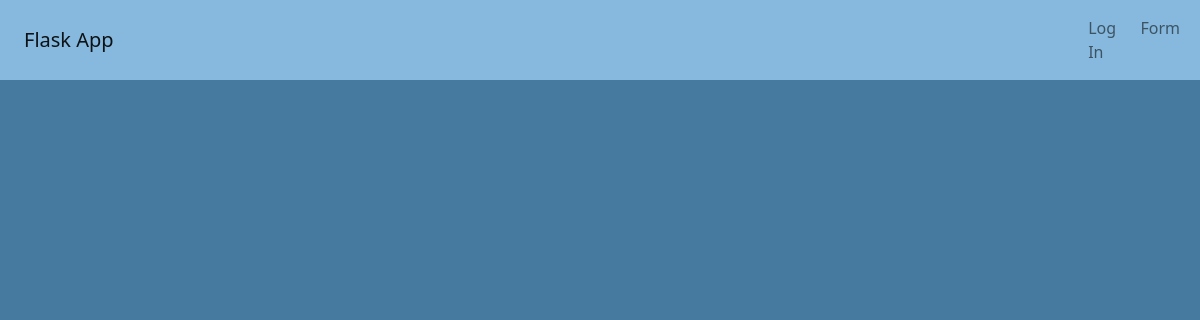
The app's page /user/nityaa, older data.
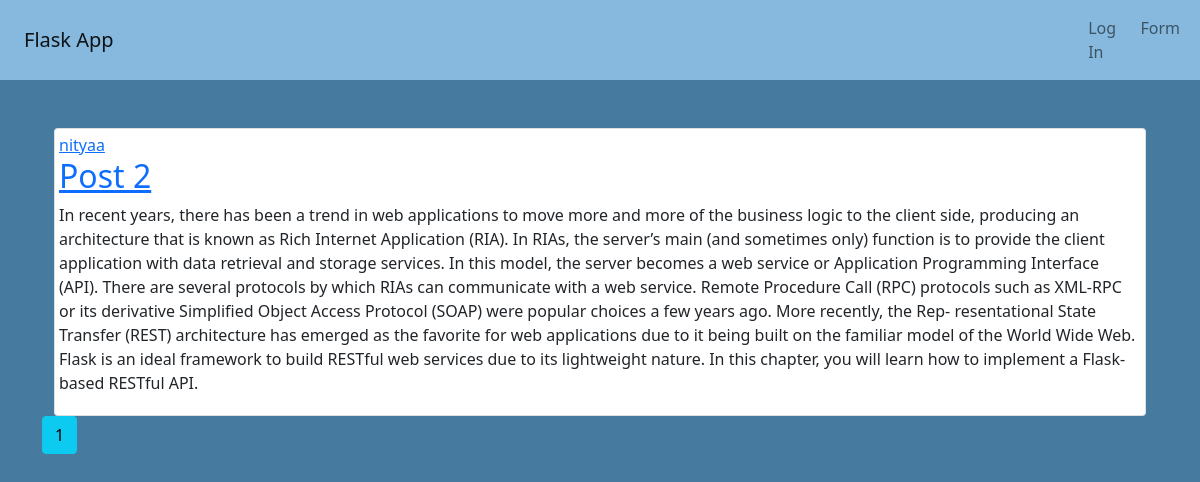
The same page, newer data.
### mainApp/models.py (models this page shows, shortened)
class Post(db.Model):
    id = db.Column(db.Integer, primary_key=True)
    title = db.Column(db.String(100))
    content = db.Column(db.Text)
    user_id = db.Column(db.Integer, db.ForeignKey('user.id'))

class User(db.Model, UserMixin):
    id = db.Column(db.Integer, primary_key=True)
    username = db.Column(db.String(20), unique=True)
    email = db.Column(db.String(120), unique=True)
    image_file = db.Column(db.String(20), default='default.jpg')
    password = db.Column(db.String(60))
    posts = db.relationship('Post', backref='author', lazy=True)

### mainApp/users/routes.py (the view)
@users.route("/user/<string:username>")
def user_post(username):
    page=request.args.get('page',1, type=int)
    user=User.query.filter_by(username=username).first_or_404()
    posts=Post.query.filter_by(author=user)\
        .paginate(per_page=2, page=page)
    return render_template('user_post.html', posts=posts, user=user)

### mainApp/templates/user_post.html (shortened to what this page needs)
{% extends "base.html" %}
{% block content %}
{% for post in posts.items %}
<div class="container mt-5 d-flex justify-content-center">
<div class= "card p-1 mx-auto">
<article class="media content-section">
  <div class="media-body">
    <div class="article-metadata">
      <a class="mr-2" href="{{ url_for('users.user_post', username=post.author.username)}}">{{ post.author.username }}</a>
    </div>
    <h2><a class="article-title" href="{{ url_for('posts.post', post_id=post.id) }}">{{ post.title }}</a></h2>
    <p class="article-content">{{ post.content }}</p>
  </div>
</article>
</div>
</div>
{% endfor %}
{% for page_num in posts.iter_pages(left_edge=1, right_edge=1, left_current=1, right_current=2) %}
{% if page_num %}
  {% if posts.page == page_num %}
    <a class="btn btn-info mb-4" href="{{ url_for('users.user_post', username=user.username, page=page_num) }}">{{ page_num }}</a>
  {% else %}
    <a class="btn btn-outline-info mb-4" href="{{ url_for('users.user_post', username=user.username, page=page_num) }}">{{ page_num }}</a>
  {% endif %}
{% else %}
  ...
{% endif %}
{% endfor %}
{% endblock content%}

Row changes from the older to the newer data that the page shows:
added Post: author.username "nityaa", title "Post 2", content "In recent years, there has been a trend in web applications to move more and more of the business logic to the client side, producing an architecture that is known as Rich Internet Application (RIA). In RIAs, the server’s main (and sometimes only) function is to provide the client application with data retrieval and storage services. In this model, the server becomes a web service or Application Programming Interface (API). There are several protocols by which RIAs can communicate with a web service. Remote Procedure Call (RPC) protocols such as XML-RPC or its derivative Simplified Object Access Protocol (SOAP) were popular choices a few years ago. More recently, the Rep‐ resentational…"
Text that changed along with them:
new list line: "1"
